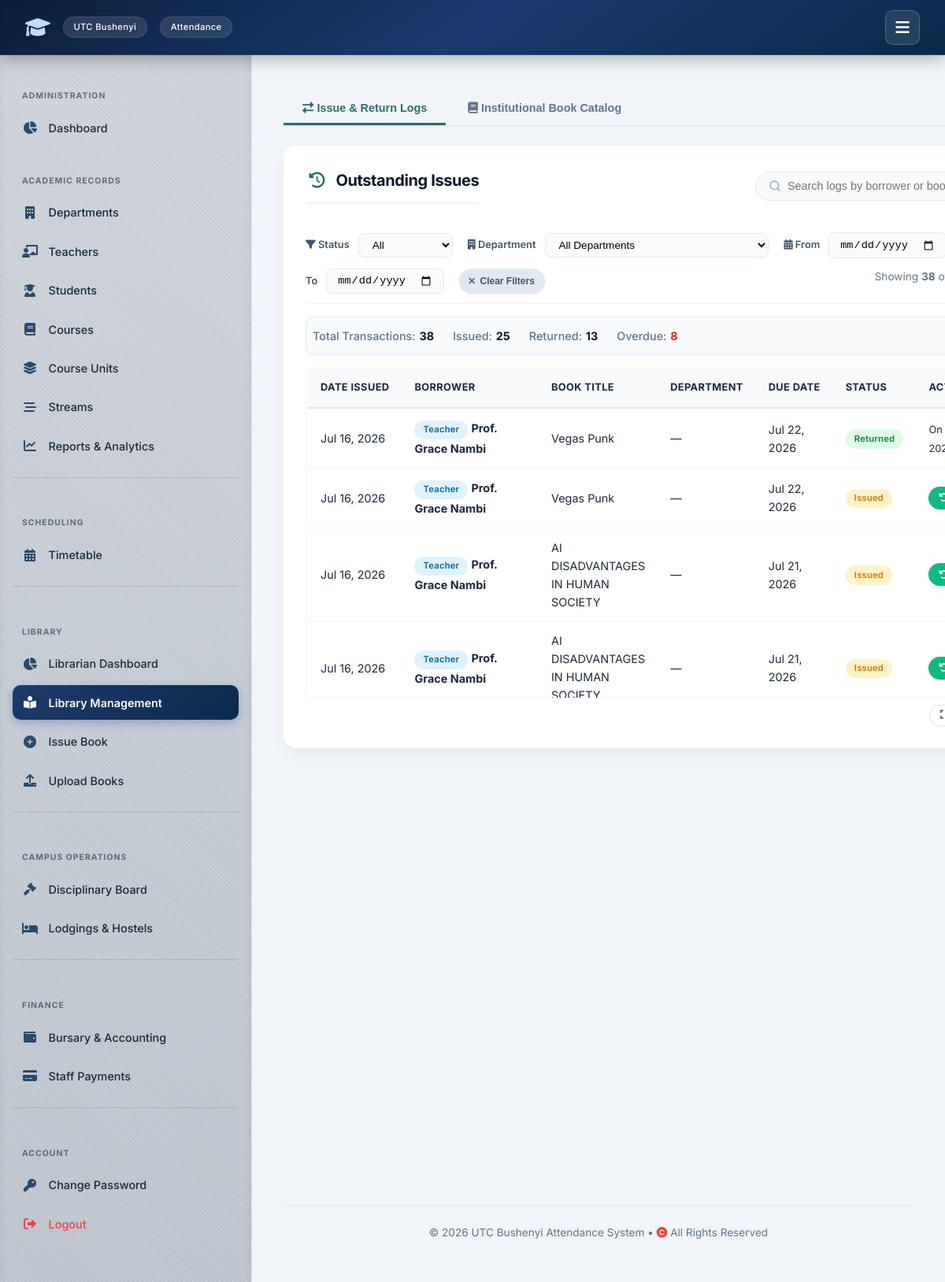
The app's page /library/manage/ (signed in) with its own data.
### attendance/models.py (models this page shows, shortened)
class LibraryRecord(models.Model):
    STATUS_CHOICES = [
        ('ISSUED', 'Issued / Outstanding'),
        ('RETURNED', 'Returned & Verified'),
    ]
    student = models.ForeignKey(
        'StudentProfile',
        on_delete=models.CASCADE,
        null=True,
        blank=True,
        related_name='library_records',
        help_text="Student borrower (leave blank if borrowing is for a teacher)"
    )
    teacher = models.ForeignKey(
        'TeacherProfile',
        on_delete=models.CASCADE,
        null=True,
        blank=True,
        related_name='library_records',
        help_text="Teacher borrower (leave blank if borrowing is for a student)"
    )
    book = models.ForeignKey(
        Book,
        on_delete=models.CASCADE,
        related_name='records',
        null=True, # Nullable for smooth migrations on database updates
        help_text="The book being issued"
    )
    issue_date = models.DateField(default=timezone.now)
    due_date = models.DateField(help_text="The deadline date for returning the resource")
    return_date = models.DateField(null=True, blank=True, help_text="The exact day the book was returned")
    status = models.CharField(max_length=20, choices=STATUS_CHOICES, default='ISSUED')
    remarks = models.TextField(blank=True, null=True, help_text="Notes such as damage reports, late fees, etc.")

class TeacherProfile(models.Model):
    user = models.OneToOneField(User, on_delete=models.CASCADE, related_name='teacher_profile')
    name = models.CharField(max_length=255)
    courses = models.ManyToManyField('Course', blank=True, related_name='teachers')

class Book(models.Model):
    title = models.CharField(max_length=255, unique=True, help_text="The official title of the resource book")
    author = models.CharField(max_length=255, blank=True, null=True, help_text="Author(s) of the book")
    isbn = models.CharField(max_length=50, blank=True, null=True, unique=True, help_text="International Standard Book Number")
    total_copies = models.PositiveIntegerField(default=1, help_text="Total copies owned by the school")
    available_copies = models.PositiveIntegerField(default=1, help_text="Currently available copies on shelves")
    department = models.ForeignKey(
        'Department',
        on_delete=models.SET_NULL,
        null=True,
        blank=True,
        related_name='books',
        help_text="The academic department to which this book belongs (optional)"
    )

### attendance/views_users.py (the view, shortened to what this page needs)
# urls.py: path('library/manage/', views_users.manage_library, name='manage_library'),
@login_required
@transaction.atomic
def manage_library(request):
    if request.user.role not in [User.IS_LIBRARIAN, User.IS_ADMIN]:
        return render(request, 'errors/403.html', status=403)
    records = LibraryRecord.objects.select_related('student', 'teacher', 'book').all().order_by('-issue_date')
    books = Book.objects.all().order_by('title')
    students = StudentProfile.objects.all().order_by('name')
    teachers = TeacherProfile.objects.all().order_by('name')
    departments = Department.objects.all().order_by('name')   # <-- NEW
    return render(request, 'attendance/manage_library.html', {
        'records': records,
        'books': books,
        'students': students,
        'teachers': teachers,
        'departments': departments,                           # <-- NEW
    })

### templates/attendance/manage_library.html (shortened to what this page needs)
{% extends 'attendance/base.html' %}
{% block content %}
<div class="library-grid has-sidebar">
    <div>
        <div class="tab-nav">
            <button class="tab-btn active" onclick="switchTab('transactions-tab')">
                <i class="fas fa-exchange-alt"></i> Issue & Return Logs
            </button>
            <button class="tab-btn" onclick="switchTab('catalog-tab')">
                <i class="fas fa-book"></i> Institutional Book Catalog
            </button>
        </div>
        <div id="transactions-tab" class="tab-pane active">
            <div class="card">
                <div class="toolbar">
                    <h2 class="card-title" style="margin-bottom:0;">
                        <i class="fas fa-history"></i> Outstanding Issues
                    </h2>
                    <input type="text" id="libSearch" class="search-bar" placeholder="Search logs by borrower or book...">
                </div>
                <div class="filter-bar" style="display:flex; flex-wrap:wrap; gap:0.8rem 1.2rem; padding:0.75rem 0; border-bottom:1px solid #f1f5f9; margin-bottom:1rem;">
                    <div class="filter-group">
                        <label for="statusFilter"><i class="fas fa-filter"></i> Status</label>
                        <select id="statusFilter" class="form-control-sm">
                            <option value="all">All</option>
                        </select>
                    </div>
                    <div class="filter-group">
                        <label for="libDeptFilter"><i class="fas fa-building"></i> Department</label>
                        <select id="libDeptFilter" class="form-control-sm">
                            <option value="all">All Departments</option>
                        </select>
                    </div>
                    <div class="filter-group">
                        <label for="dateFrom"><i class="fas fa-calendar-alt"></i> From</label>
                        <input type="date" id="dateFrom" class="form-control-sm">
                    </div>
                    <div class="filter-group">
                        <label for="dateTo">To</label>
                        <input type="date" id="dateTo" class="form-control-sm">
                    </div>
                    <button class="btn btn-sm btn-primary" id="clearFiltersBtn" style="background:#e2e8f0; color:#475569;">
                        <i class="fas fa-times"></i> Clear Filters
                    </button>
                    <span class="filter-count" style="margin-left:auto; font-size:0.85rem; color:#64748b;">
                        Showing <strong id="visibleCount">0</strong> of <strong id="totalCount">0</strong> records
                    </span>
                </div>
                <div class="stats-bar" id="transStats">
                    <span class="stat-item"><span class="label">Total Transactions:</span> <span class="value" id="transTotalCount">0</span></span>
                    <span class="stat-item"><span class="label">Issued:</span> <span class="value" id="transIssuedCount">0</span></span>
                    <span class="stat-item"><span class="label">Returned:</span> <span class="value" id="transReturnedCount">0</span></span>
                    <span class="stat-item"><span class="label">Overdue:</span> <span class="value" style="color:#dc2626;" id="transOverdueCount">0</span></span>
                </div>
                <div class="table-responsive" id="transTableWrapper">
                    <table class="table" id="libTable">
                        <thead>
                            <tr>
                                <th>Date Issued</th>
                                <th>Borrower</th>
                                <th>Book Title</th>
                                <th>Department</th>
                                <th>Due Date</th>
                                <th>Status</th>
                                <th>Action</th>
                            </tr>
                        </thead>
                        <tbody id="libTableBody">
                            {% for record in records %}
                            <tr
                                data-issue-date="{{ record.issue_date|date:'Y-m-d' }}"
                                data-due-date="{{ record.due_date|date:'Y-m-d' }}"
                                data-status="{{ record.status }}"
                                data-borrower="{{ record.student.name|lower }}{% if record.teacher %}{{ record.teacher.name|lower }}{% endif %}"
                                data-department-id="{% if record.book.department %}{{ record.book.department.id }}{% else %}none{% endif %}"
                            >
                                <td>{{ record.issue_date|date:"M d, Y" }}</td>
                                <td>
                                    {% if record.student %}
                                        <span class="badge badge-secondary">Student</span>
                                        <strong>{{ record.student.name }}</strong> ({{ record.student.reg_number }})
                                    {% elif record.teacher %}
                                        <span class="badge badge-info">Teacher</span>
                                        <strong>{{ record.teacher.name }}</strong>
                                    {% endif %}
                                </td>
                                <td>{{ record.book.title }}</td>
                                <td>{% if record.book.department %}{{ record.book.department.name }}{% else %}—{% endif %}</td>
                                <td>{{ record.due_date|date:"M d, Y" }}</td>
                                <td>
                                    {% if record.status == 'ISSUED' %}
                                        <span class="badge badge-warning">Issued</span>
                                    {% else %}
                                        <span class="badge badge-success">Returned</span>
                                    {% endif %}
                                </td>
                                <td>
                                    {% if record.status == 'ISSUED' %}
                                        <a href="{% url 'attendance:return_book' record.id %}" class="btn btn-sm btn-success">
                                            <i class="fas fa-undo"></i> Return
                                        </a>
                                    {% else %}
                                        <span class="text-muted" style="font-size:0.8rem;">On {{ record.return_date|date:"M d, Y" }}</span>
                                    {% endif %}
                                </td>
                            </tr>
                            {% endfor %}
                        </tbody>
                    </table>
                </div>
                <div class="table-toggle-wrapper">
                    <button class="btn btn-sm btn-outline" id="transToggleBtn" onclick="toggleTableHeight('transTableWrapper')">
                        <i class="fas fa-expand"></i> Show All
                    </button>
                </div>
            </div>
        </div>
    </div>
</div>
{% endblock %}

### static/style.css (style rules this page uses)
:root { --primary: #0f3b3e; --primary-dark: #0c4e6d ; --primary-light: #e6f4f1; --secondary: #2c6e6b; --accent: #3b82f6; --success: #10b981; --success-light: #d1fae5; --danger: #ef4444; --danger-light: #fee2e2; --warning: #f59e0b; --warning-light: #fef3c7; --info: #3b82f6; --info-light: #dbeafe; --bg-main: #f1f5f9; --surface: #ffffff; --surface-hover: #f8fafc; --text-main: #0f172a; --text-muted: #64748b; --border: #e2e8f0; --shadow-sm: 0 1px 3px rgba(0,0,0,0.06); --shadow: 0 4px 12px rgba(0,0,0,0.08); --shadow-lg: 0 10px 30px rgba(0,0,0,0.12); --radius: 16px; --radius-sm: 10px; --transition: all 0.25s cubic-bezier(0.4, 0, 0.2, 1); --font: 'Inter', -apple-system, BlinkMacSystemFont, 'Segoe UI', Roboto, Helvetica, Arial, sans-serif; --nav-height: 70px; --sidebar-width: 320px; }
* { box-sizing: border-box; margin: 0; padding: 0; }
body { font-family: var(--font); background: var(--bg-main); color: var(--text-main); line-height: 1.6; min-height: 100vh; display: flex; flex-direction: column; }
.card { background: var(--surface); border-radius: var(--radius); padding: 2rem; box-shadow: var(--shadow); border: 1px solid var(--border); transition: var(--transition); }
h2 { font-size: 1.75rem; font-weight: 700; color: var(--primary-dark); margin-bottom: 1.5rem; letter-spacing: -0.02em; display: flex; align-items: center; gap: 0.75rem; }
h2 i { color: var(--secondary); }
table { width: 100%; border-collapse: collapse; font-size: 0.95rem; }
th, td { padding: 0.9rem 1.2rem; text-align: left; border-bottom: 1px solid var(--border); }
th { background: #f8fafc; font-weight: 600; color: var(--text-muted); text-transform: uppercase; font-size: 0.7rem; letter-spacing: 0.05em; }
tbody tr { transition: var(--transition); }
.btn { display: inline-flex; align-items: center; justify-content: center; gap: 0.5rem; background: linear-gradient(135deg, var(--secondary), var(--primary)); color: #fff; padding: 0.75rem 1.8rem; border: none; border-radius: 50px; font-weight: 600; font-size: 0.95rem; cursor: pointer; transition: var(--transition); box-shadow: var(--shadow-sm); text-decoration: none; }
.btn-outline { background: transparent; border: 1px solid var(--border); color: var(--text-main); }

### templates/attendance/base.html (style rules this page uses)
:root { --primary: #0a2a4a; --primary-dark: #061e35; --primary-light: #e6eff9; --secondary: #1e3a6e; --accent: #3b82f6; --success: #3b82f6; --success-light: #dbeafe; --danger: #ef4444; --danger-light: #fee2e2; --warning: #f59e0b; --warning-light: #fef3c7; --info: #3b82f6; --info-light: #dbeafe; --bg-main: #f1f5f9; --surface: #ffffff; --surface-hover: #f8fafc; --text-main: #1e293b; --text-muted: #64748b; --border: #e2e8f0; --shadow-sm: 0 1px 3px rgba(0,0,0,0.06); --shadow: 0 4px 12px rgba(0,0,0,0.08); --shadow-lg: 0 10px 30px rgba(0,0,0,0.12); --radius: 16px; --radius-sm: 10px; --transition: all 0.25s cubic-bezier(0.4, 0, 0.2, 1); --font: 'Inter', -apple-system, BlinkMacSystemFont, 'Segoe UI', Roboto, Helvetica, Arial, sans-serif; --nav-height: 70px; --sidebar-width: 320px; }
* { box-sizing: border-box; margin: 0; padding: 0; }
body { font-family: var(--font); background: var(--bg-main); color: var(--text-main); line-height: 1.6; min-height: 100vh; display: flex; flex-direction: column; }
.card { background: var(--surface); border-radius: var(--radius); padding: 2rem; box-shadow: var(--shadow); border: 1px solid var(--border); transition: var(--transition); }
h2 { font-size: 1.75rem; font-weight: 700; color: var(--primary-dark); margin-bottom: 1.5rem; letter-spacing: -0.02em; display: flex; align-items: center; gap: 0.75rem; }
h2 i { color: var(--secondary); }
table { width: 100%; border-collapse: collapse; font-size: 0.95rem; }
th, td { padding: 0.9rem 1.2rem; text-align: left; border-bottom: 1px solid var(--border); }
th { background: #f8fafc; font-weight: 600; color: var(--text-muted); text-transform: uppercase; font-size: 0.7rem; letter-spacing: 0.05em; }
.btn { display: inline-flex; align-items: center; justify-content: center; gap: 0.5rem; background: linear-gradient(135deg, var(--secondary), var(--primary)); color: #fff; padding: 0.75rem 1.8rem; border: none; border-radius: 50px; font-weight: 600; font-size: 0.95rem; cursor: pointer; transition: var(--transition); box-shadow: var(--shadow-sm); text-decoration: none; }

### records on screen
LibraryRecord: issue_date "Jul 16, 2026", teacher.name "Prof. Grace Nambi", book "Vegas Punk", due_date "Jul 22, 2026", status "Returned"
LibraryRecord: issue_date "Jul 16, 2026", teacher.name "Prof. Grace Nambi", book "Vegas Punk", due_date "Jul 22, 2026", status "Issued"
LibraryRecord: issue_date "Jul 16, 2026", teacher.name "Prof. Grace Nambi", book "AI DISADVANTAGES IN HUMAN SOCIETY", due_date "Jul 21, 2026", status "Issued"
LibraryRecord: issue_date "Jul 16, 2026", teacher.name "Prof. Grace Nambi", book "AI DISADVANTAGES IN HUMAN…", due_date "Jul 21, 2026", status "Issued"
